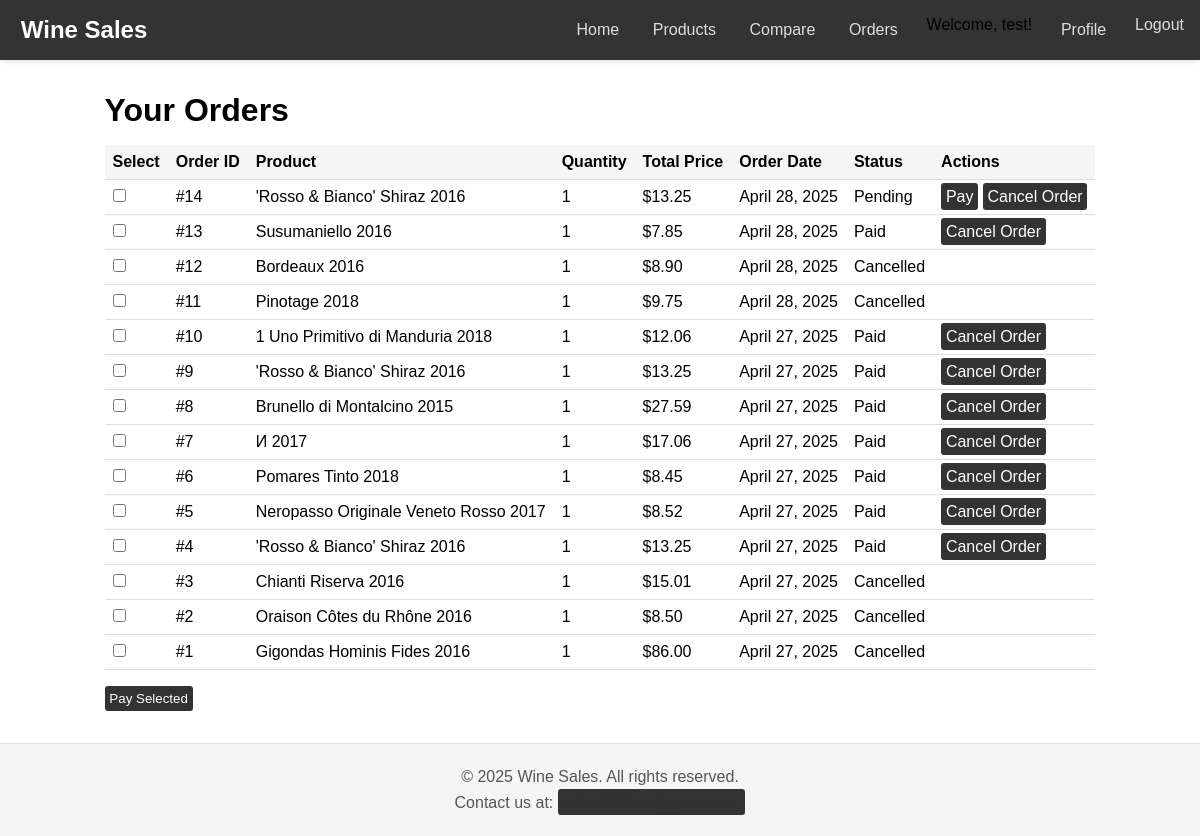
Screenshot of /orders/ (signed in) with the database file from the repository.
### orders/models.py (models this page shows, shortened)
class Order(models.Model):
    user = models.ForeignKey(User, on_delete=models.CASCADE)
    product = models.ForeignKey(Product, on_delete=models.CASCADE)
    quantity = models.IntegerField()
    total_price = models.DecimalField(max_digits=10, decimal_places=2)
    order_date = models.DateTimeField(auto_now_add=True)
    status = models.CharField(
        max_length=20,
        choices=[
            ('Pending', 'Pending'),
            ('Paid', 'Paid'),
            ('Cancelled', 'Cancelled'),
        ],
        default='Pending'
    )

### products/models.py (models this page shows, shortened)
class Product(models.Model):
    name = models.CharField(max_length=100)
    country = models.CharField(max_length=50)
    region = models.CharField(max_length=50)
    winery = models.CharField(max_length=100)
    rating = models.FloatField(default=0.0)
    number_of_ratings = models.IntegerField(default=0)
    price = models.DecimalField(max_digits=10, decimal_places=2)
    year = models.IntegerField(null=True, blank=True)
    inventory = models.IntegerField(default=100)  # 默认库存
    class Meta:
        ordering = ['name']

### orders/views.py (the view)
# urls.py: path('', views.order_list, name='order_list'),
@login_required
def order_list(request):
    orders = Order.objects.filter(user=request.user).order_by('-order_date')
    return render(request, 'order_list.html', {'orders': orders})

### orders/templates/order_list.html (shortened to what this page needs)
{% extends 'base.html' %}
{% block content %}
    <h1>Your Orders</h1>
    <form id="pay-selected-form" method="post" action="{% url 'orders:pay_selected_orders' %}">
        <table>
            <thead>
                <tr>
                    <th>Select</th>
                    <th>Order ID</th>
                    <th>Product</th>
                    <th>Quantity</th>
                    <th>Total Price</th>
                    <th>Order Date</th>
                    <th>Status</th>
                    <th>Actions</th>
                </tr>
            </thead>
            <tbody>
                {% for order in orders %}
                    <tr>
                        <td>
                            <input type="checkbox" name="selected_orders" value="{{ order.id }}">
                        </td>
                        <td>#{{ order.id }}</td>
                        <td>{{ order.product.name }}</td>
                        <td>{{ order.quantity }}</td>
                        <td>${{ order.total_price }}</td>
                        <td>{{ order.order_date|date:"F d, Y" }}</td>
                        <td>{{ order.status }}</td>
                        <td>
                            {% if order.status == 'Pending' %}
                                <a href="{% url 'orders:pay_order' order.id %}" class="pay-button">Pay</a>
                            {% endif %}
                            {% if order.status == 'Pending' or order.status == 'Paid' %}
                                <a href="{% url 'orders:cancel_order' order.id %}" class="cancel">Cancel Order</a>
                            {% endif %}
                        </td>
                    </tr>
                {% empty %}
                    <tr>
                        <td colspan="8" style="text-align: center;">No orders found.</td>
                    </tr>
                {% endfor %}
            </tbody>
        </table>
        <div style="margin-top: 1rem;">
            <button type="button" id="pay-selected-button">Pay Selected</button>
        </div>
    </form>
{% endblock %}

### templates/base.html (shortened to what this page needs)
<!DOCTYPE html>
<html lang="en">
<head>
</head>
<body>
    <nav>
        <div class="nav-container">
            <div class="nav-brand">
                <a href="{% url 'home' %}">Wine Sales</a>
            </div>
            <div class="nav-links">
                <a href="{% url 'home' %}">Home</a>
                <a href="{% url 'products:product_list' %}">Products</a>
                <a href="{% url 'products:compare_products' %}">Compare</a>
                <a href="{% url 'orders:order_list' %}">Orders</a>
                {% if user.is_authenticated %}
                    <span>Welcome, {{ user.username }}!</span>
                    <a href="{% url 'users:profile' %}">Profile</a>
                    <form method="post" action="{% url 'logout' %}" style="display: inline;">
                        <button type="submit" class="logout-button">Logout</button>
                    </form>
                {% else %}
                    <a href="{% url 'users:login' %}">Login</a>
                    <a href="{% url 'users:register' %}">Register</a>
                {% endif %}
            </div>
        </div>
    </nav>
    <main>
        {% block content %}
        {% endblock %}
    </main>
    <footer>
        <p>© 2025 Wine Sales. All rights reserved.</p>
        <p>Contact us at: <a href="a785337944@gmail.com">a785337944@gmail.com</a></p>
    </footer>
</body>
</html>

### templates/base.html (style rules this page uses)
* { margin: 0; padding: 0; box-sizing: border-box; }
body { font-family: Arial, sans-serif; display: flex; flex-direction: column; min-height: 100vh; }
nav { background-color: #333; padding: 1rem; box-shadow: 0 2px 5px rgba(0, 0, 0, 0.1); }
.nav-container { max-width: 1200px; margin: 0 auto; display: flex; justify-content: space-between; align-items: center; }
.nav-brand a { color: #fff; font-size: 1.5rem; text-decoration: none; font-weight: bold; }
.nav-links { display: flex; gap: 1.5rem; }
.nav-links a { color: #ddd; text-decoration: none; font-size: 1rem; }
.logout-button { color: #ddd; text-decoration: none; font-size: 1rem; background: none; border: none; cursor: pointer; padding: 0; }
main { flex: 1; max-width: 1200px; margin: 2rem auto; padding: 0 1rem; }
footer { background-color: #f5f5f5; padding: 1rem; text-align: center; border-top: 1px solid #ddd; }
footer p { margin: 0.5rem 0; color: #555; }
footer a { color: #333; text-decoration: none; }

### orders/templates/order_list.html (style rules this page uses)
table { width: 100%; border-collapse: collapse; margin-top: 1rem; }
th, td { padding: 0.5rem; text-align: left; border-bottom: 1px solid #ddd; }
th { background-color: #f5f5f5; }
a, button { padding: 0.3rem; background-color: #333; color: #fff; text-decoration: none; border: none; border-radius: 3px; cursor: pointer; }

### rows the page displays
Order: id "14", product.name "'Rosso & Bianco' Shiraz 2016", quantity "1", total_price "13.25", order_date "April 28, 2025", status "Pending", shows "Pay", shows "Cancel Order"
Order: id "13", product.name "Susumaniello 2016", quantity "1", total_price "7.85", order_date "April 28, 2025", status "Paid", shows "Cancel Order"
Order: id "12", product.name "Bordeaux 2016", quantity "1", total_price "8.90", order_date "April 28, 2025", status "Cancelled"
Order: id "11", product.name "Pinotage 2018", quantity "1", total_price "9.75", order_date "April 28, 2025", status "Cancelled"
Order: id "10", product.name "1 Uno Primitivo di Manduria 2018", quantity "1", total_price "12.06", order_date "April 27, 2025", status "Paid", shows "Cancel Order"
Order: id "9", product.name "'Rosso & Bianco' Shiraz 2016", quantity "1", total_price "13.25", order_date "April 27, 2025", status "Paid", shows "Cancel Order"
Order: id "8", product.name "Brunello di Montalcino 2015", quantity "1", total_price "27.59", order_date "April 27, 2025", status "Paid", shows "Cancel Order"
Order: id "7", product.name "И 2017", quantity "1", total_price "17.06", order_date "April 27, 2025", status "Paid", shows "Cancel Order"
Order: id "6", product.name "Pomares Tinto 2018", quantity "1", total_price "8.45", order_date "April 27, 2025", status "Paid", shows "Cancel Order"
Order: id "5", product.name "Neropasso Originale Veneto Rosso 2017", quantity "1", total_price "8.52", order_date "April 27, 2025", status "Paid", shows "Cancel Order"
Order: id "4", product.name "'Rosso & Bianco' Shiraz 2016", quantity "1", total_price "13.25", order_date "April 27, 2025", status "Paid", shows "Cancel Order"
Order: id "3", product.name "Chianti Riserva 2016", quantity "1", total_price "15.01", order_date "April 27, 2025", status "Cancelled"
Order: id "2", product.name "Oraison Côtes du Rhône 2016", quantity "1", total_price "8.50", order_date "April 27, 2025", status "Cancelled"
Order: id "1", product.name "Gigondas Hominis Fides 2016", quantity "1", total_price "86.00", order_date "April 27, 2025", status "Cancelled"

### other values shown
{{ user.username }} "test"
